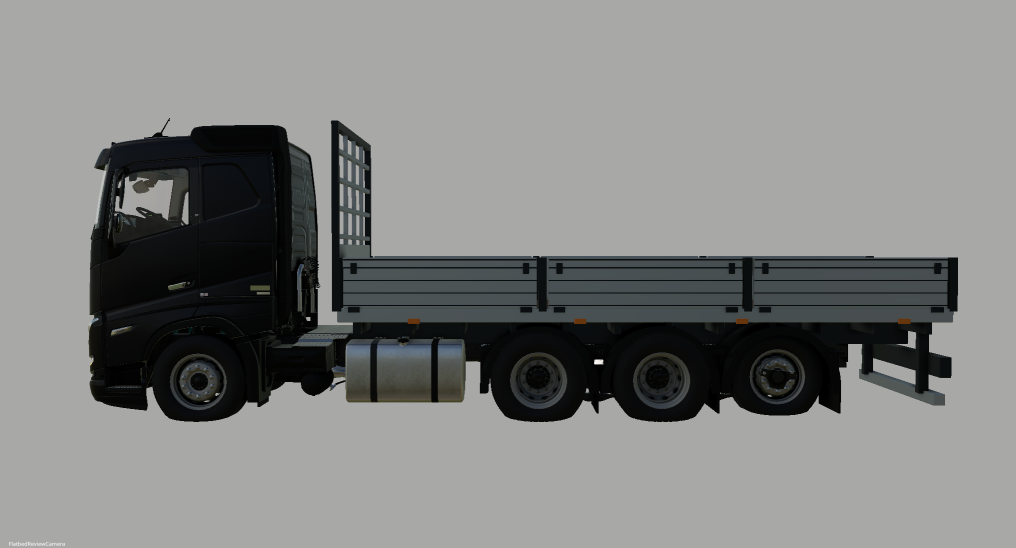
#> input picture previews/flatbed_fitted_v1/boards_closed_side_v2_fitted.png, 2032 x 1096 px (shown at 1/2 size); its folder holds 4 pictures in this run
$ python make_review_sheets.py
#> lines starting #> are read from the running program, lines starting #| are printed output that depends on the picture; after the words box and inside, x2 and y2 are one past the last pixel; in counts of white or black regions, pixels touching at a corner belong together
"""Arrange the unaltered GIANTS Editor captures for review."""
from pathlib import Path
from PIL import Image, ImageDraw, ImageFont, ImageChops
import xml.etree.ElementTree as ET
import json

root=Path(__file__).resolve().parents[2]
out=root/'previews/flatbed_fitted_v1'
font=ImageFont.truetype('C:/Windows/Fonts/arial.ttf',25)
title=ImageFont.truetype('C:/Windows/Fonts/arialbd.ttf',36)
def framed(path):
    im=Image.open(path).convert('RGB')
    region=im.crop((0,30,im.width,im.height-55))
    bg=Image.new('RGB',region.size,region.getpixel((region.width-1,0)))
    mask=ImageChops.difference(region,bg).convert('L').point(lambda p:255 if p>24 else 0)
    bounds=mask.getbbox()
    if bounds:
        x0,y0,x1,y1=bounds
        region=region.crop((max(0,x0-45),max(0,y0-35),min(region.width,x1+45),min(region.height,y1+35)))
    region.thumbnail((1080,570))
    tile=Image.new('RGB',(1100,580),(163,163,163))
    tile.paste(region,((1100-region.width)//2,(580-region.height)//2))
    return tile

for kind in ['boards','stakes']:
    sheet=Image.new('RGB',(2240,1400),(28,35,44)); d=ImageDraw.Draw(sheet)
#> after `sheet = Image.new('RGB', (2240, 1400), (28, 35, 44))`:
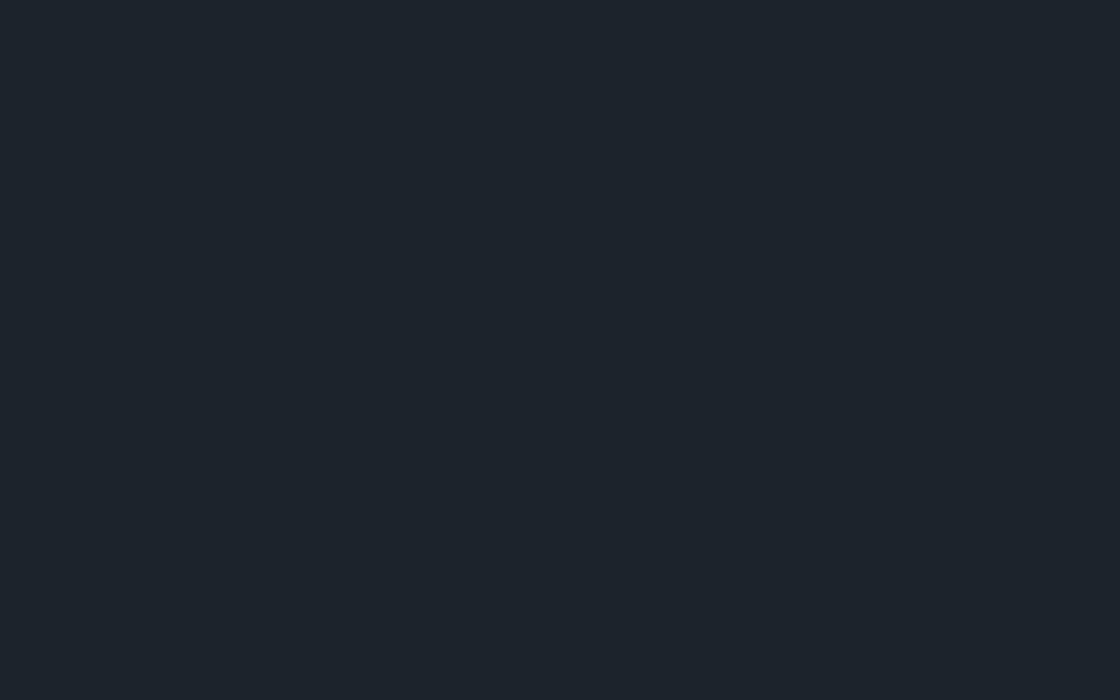
#> sheet: PIL image 2240x1400 RGB (shown at 1/2 size); mean R, G, B 28, 35, 44
    heading='Folding side boards' if kind=='boards' else 'Sliding stakes'
    d.text((25,18),'FLATBED | '+heading,fill='white',font=title)
    d.text((25,65),'Fitted to the actual Volvo FH16 8x4 Tag | review model only | no roof spoiler',fill=(195,210,220),font=font)
    views=[('closed_side','Closed: boards raised' if kind=='boards' else 'Closed: six stakes per side'),
           ('open_side','Open: boards folded; fixed posts stay up' if kind=='boards' else 'Open: stakes 1, 3, 5 move forward into pairs'),
           ('closed_front34','Front three-quarter'),('open_rear34','Open: rear three-quarter')]
    for i,(key,label) in enumerate(views):
        x=20+(i%2)*1110; y=115+(i//2)*635
        d.text((x+8,y),label,fill='white',font=font)
        sheet.paste(framed(out/f'{kind}_{key}_v2_fitted.png'),(x,y+36))
#> in framed, `region=im.crop((0,30,im.width,im.height-55))`:
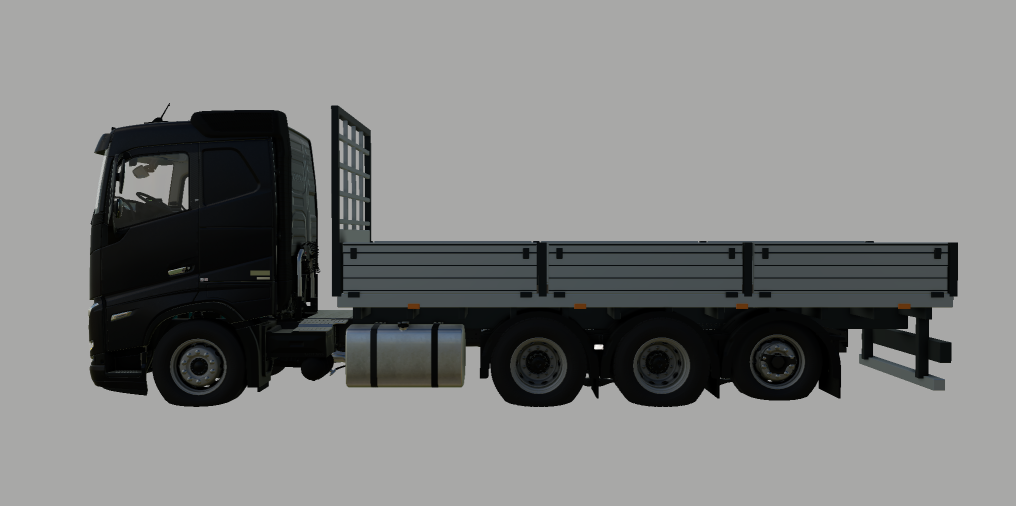
#> region: PIL image 2032x1011 RGB (shown at 1/2 size); mean R, G, B 127.4, 128.3, 127.7
#> in framed, `mask=ImageChops.difference(region,bg).convert('L').point(lambda p:255 ..`:
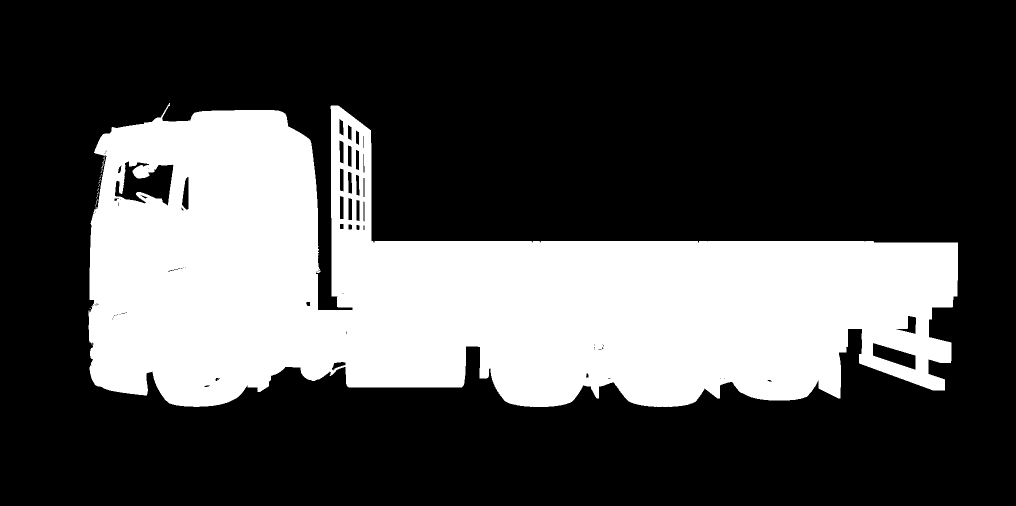
#> mask: PIL image 2032x1011 L (shown at 1/2 size); 30% white; 32 white regions (31 under 20 px), largest, box (x1, y1, x2, y2) and area: (177, 206, 1916, 814) 616412
#> in framed, `bounds=mask.getbbox()`: bounds = (177, 206, 1916, 814)
#> in framed, `x0,y0,x1,y1=bounds`: x0 = 177; y0 = 206; x1 = 1916; y1 = 814
#> in framed, `region=region.crop((max(0,x0-45),max(0,y0-35),min(region.width,x1+45),..`:
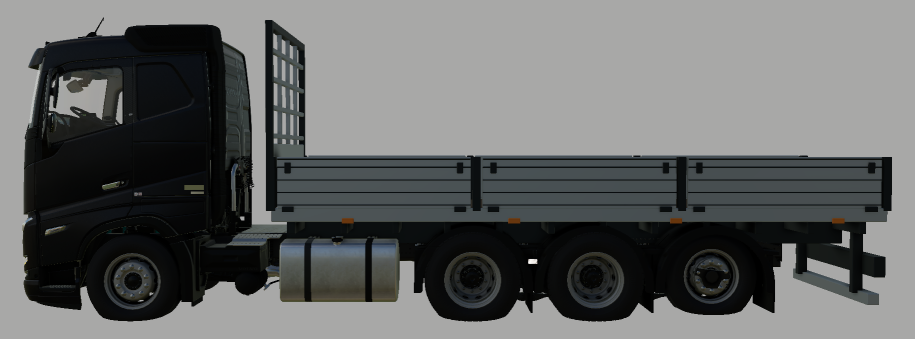
#> region: PIL image 1829x678 RGB (shown at 1/2 size); mean R, G, B 100.8, 102.3, 101.9
#> in framed, `region.thumbnail((1080,570))`:
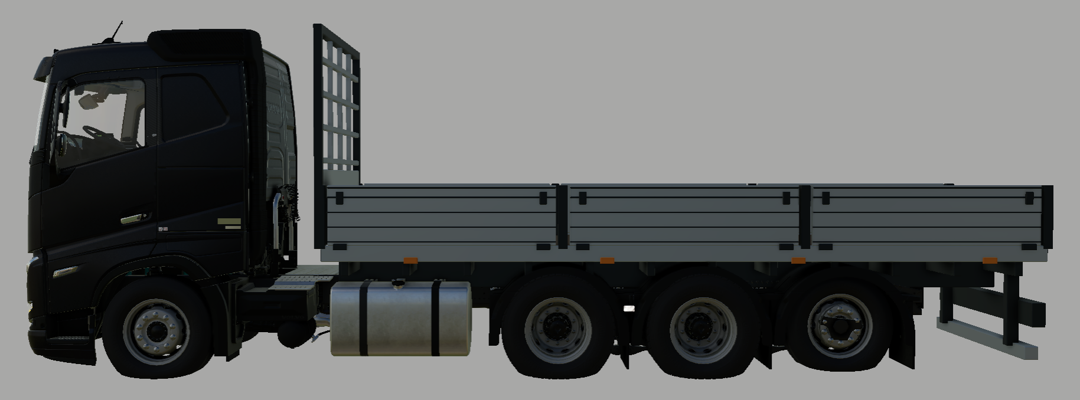
#> region: PIL image 1080x400 RGB; mean R, G, B 100.8, 102.3, 101.9
#> in framed, `tile=Image.new('RGB',(1100,580),(163,163,163))`: tile: PIL image 1100x580 RGB; every value is 163
#> in framed, `tile.paste(region,((1100-region.width)//2,(580-region.height)//2))`:
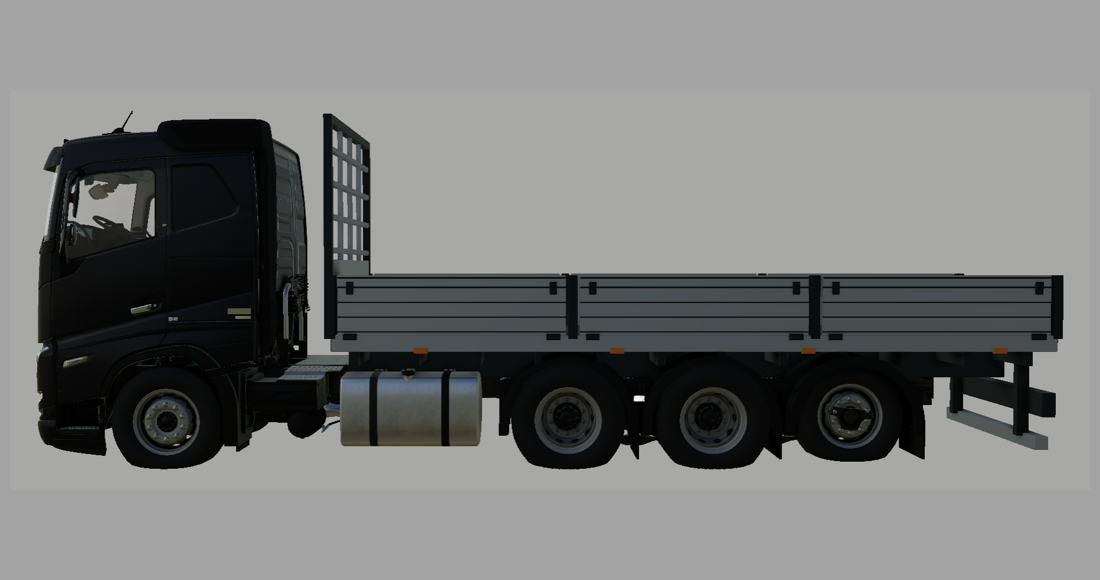
#> tile: PIL image 1100x580 RGB; mean R, G, B 120.9, 121.9, 121.6
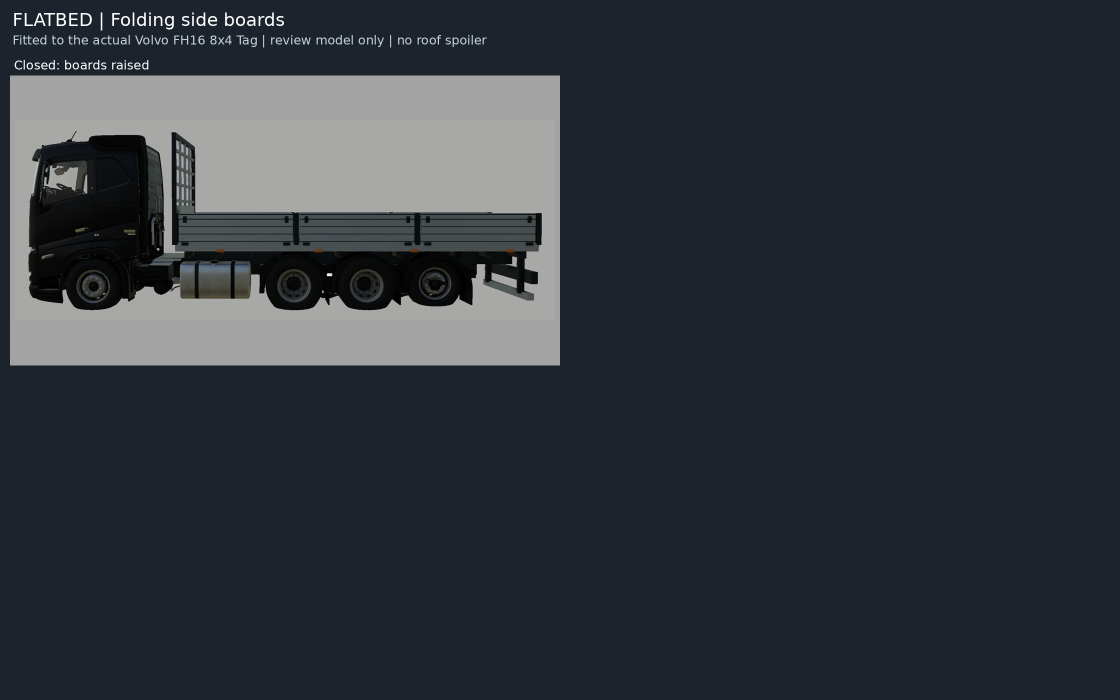
#> sheet: PIL image 2240x1400 RGB (shown at 1/2 size); mean R, G, B 47.5, 53.3, 60.4
#> (the run stopped early here; a loop or call above may not have finished)
